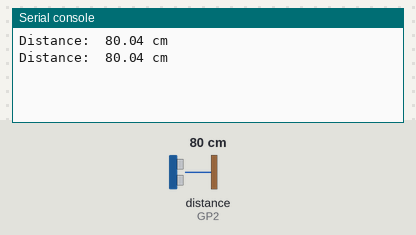
Bench run of a program on a simulated Raspberry Pi Pico running MicroPython. On the bench: the last lines printed to the serial console. Inputs (shaded band) come from the test bench; at power-on: distance to the obstacle (sensor on GP2) 80 cm. The echo pulse lasts 58.3 µs per cm.

Above: at 1.2 s.
1.3 s: distance to the obstacle (sensor on GP2) set to 2 cm
At 2.6 s:
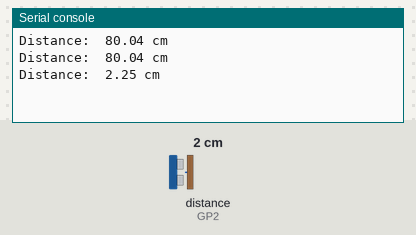
2.8 s: distance to the obstacle (sensor on GP2) set to 4 cm
At 3.4 s:
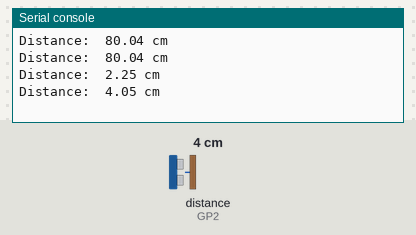
Timing chart, 0 to 5.8 s (numbered marks = the images above; inputs shaded):
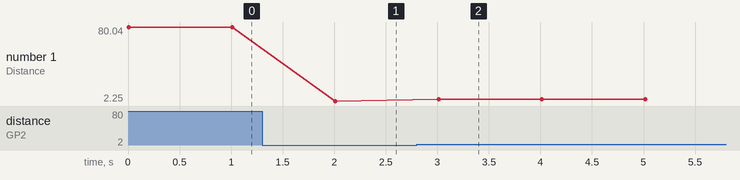

The program:

pico_ultrasonic_sensor.py
```python
from machine import Pin
import utime

trigger = Pin(3, Pin.OUT)
echo = Pin(2, Pin.IN)

def ultrasonic():
    trigger.low()
    utime.sleep_us(2)
    trigger.high()
    utime.sleep_us(5)
    trigger.low()
    while echo.value() == 0:
        signaloff = utime.ticks_us()
    while echo.value() == 1:
        signalon = utime.ticks_us()
    timepassed = signalon - signaloff
    distance = (timepassed * 0.0343) / 2
    distance = round(distance, 2)
    print("Distance: ", distance, "cm")

while True:
    ultrasonic()
    utime.sleep(1)
```

Measured:
- after the input at 1.3 s, the serial console: prints a new line after 0.71 s (image 1)
- after the input at 2.8 s, the serial console: prints a new line after 0.21 s (image 2)
- plotted number 1: 80.04 → 2.25 after the input at 1.3 s, 2.25 → 4.05 after the input at 2.8 s
